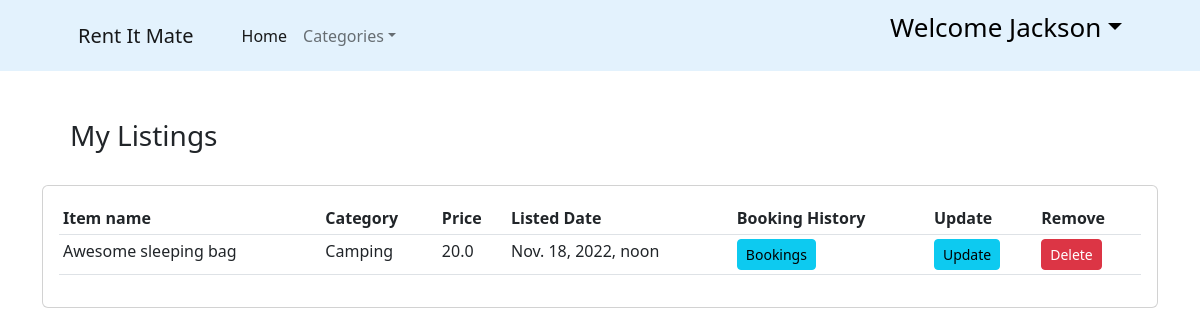
Page /my-items/2/ (signed in) on the earlier database version.
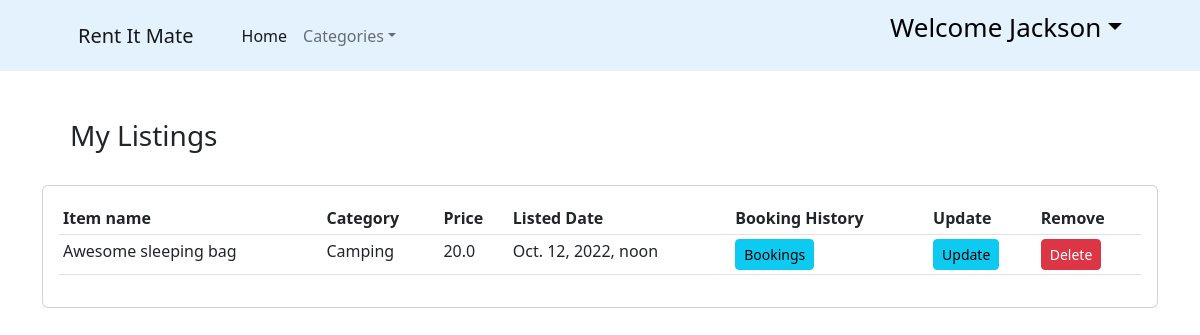
Same page on the later database version.
### ecommerce/models.py (models this page shows, shortened)
class Customer (models.Model):
    user= models.OneToOneField(User, null=True, on_delete=models.CASCADE)
    name = models.CharField(max_length=100, null=True)
    phone=models.CharField(max_length=100, null=True)
    email=models.CharField(max_length=100, null=True)
    date_created= models.DateTimeField(auto_now_add=True)
    address = models.CharField(verbose_name="Address", max_length=100, null=True, blank=True)
    town = models.CharField(verbose_name="Town/City", max_length=100, null=True, blank=True)
    post_code = models.CharField(verbose_name="Post Code", max_length=8, null=True, blank=True)
    country = models.CharField(verbose_name="Country", max_length=100, null=True, blank=True)
    latitude = models.CharField(verbose_name="Latitude", max_length=50, null=True, blank=True)
    longitude = models.CharField(verbose_name="Longitude", max_length=50, null=True, blank=True)

class Product(models.Model):
    CATEGORY = (('Camping', 'Camping'),
                ('Surfing', 'Surfing'),
                ('Kayaking', 'Kayaking'),
                )
    customer = models.ForeignKey(Customer, null=True, on_delete=models.SET_NULL)
    name = models.CharField(max_length=200, null=True)
    price = models.FloatField(null=True)
    category = models.CharField(max_length=200, null=True,choices=CATEGORY)
    description = models.CharField(max_length=200, null=True, blank=True)
    date_created= models.DateTimeField(auto_now_add=True, null=True)
    available_from = models.DateTimeField(null=True)
    available_to = models.DateTimeField(null=True)
    item_pic = models.ImageField( null=True)
    item_pic_2 = models.ImageField(null=True, blank=True)
    item_pic_3 = models.ImageField(null=True, blank=True)
    item_pic_4 = models.ImageField(null=True, blank=True)

### ecommerce/views.py (the view)
# urls.py: path('my-items/<str:pk>/', views.myitem, name='myitem'),
@login_required(login_url='login')
def myitem(request, pk):
    customer = Customer.objects.get(id=pk)
    form = ProductForm(instance=customer)
    products = Product.objects.all()
    context = {'form':form, 'customer':customer,'products':products}
    return render(request, 'my_item.html', context)

### templates/my_item.html
<!DOCTYPE html>
{% extends 'old/main.html' %}
{% load static%}
{% load crispy_forms_tags %}
	{% block content %}
			<br><br><h3>&emsp;My Listings </h3><br>
			<div class="card card-body" style="overflow-y:auto; ">
				<table class="table table-sm">
					<tr>
						<th>Item name</th>
						<th>Category</th>
						<th>Price</th>
						<th>Listed Date</th>
						<th>Booking History</th>
						<th>Update</th>
						<th>Remove</th>
					</tr>
					{% for i in products %}
						{% if i.customer == request.user.customer %}
							<tr>
								<td>{{ i.name }}</td>
								<td>{{ i.category }}</td>
								<td>{{ i.price }}</td>
								<td>{{ i.available_to }}</td>
								<td><a  class = "btn btn-sm btn-info" href="{%url 'mybookeditems' i.id  %}">Bookings</a></td>
								<td><a  class = "btn btn-sm btn-info" href="{% url 'updateitem' i.id%}">Update</a></td>
								<td><a  class = "btn btn-sm btn-danger" href="#">Delete</a></td>
							</tr>
						{%endif%}
					{% endfor %}
				</table>
			</div>
	{% endblock content %}

### templates/old/main.html (shortened to what this page needs)
<!DOCTYPE html>
{% load static %}
<html lang="en">
<head>
    <link href="https://cdn.jsdelivr.net/npm/bootstrap@5.2.1/dist/css/bootstrap.min.css" rel="stylesheet">
    <link rel="stylesheet" type="text/css" href="{% static 'cssivy/main.css' %}">
    <link href="https://cdn.jsdelivr.net/npm/bootstrap-icons@1.5.0/font/bootstrap-icons.css" rel="stylesheet" />
</head >
<body>
    <nav class="navbar navbar-expand-lg navbar-light bg-grey" style="background-color: #e3f2fd;">
            <div class="container px-4 px-lg-5">
                <a class="navbar-brand" href="{% url 'index' %}">Rent It Mate</a>
                <div class="collapse navbar-collapse" id="navbarSupportedContent">
                    <ul class="navbar-nav me-auto mb-2 mb-lg-0 ms-lg-4">
                        <li class="nav-item"><a class="nav-link active" aria-current="page" href="{% url 'index' %}">Home</a></li>
                        <li class="nav-item dropdown">
                            <a class="nav-link dropdown-toggle" id="navbarDropdown" href="#" role="button" data-bs-toggle="dropdown" aria-expanded="false">Categories</a>
                        </li>
                    </ul>
                    <form class="d-flex">
                        {% if request.user.is_authenticated %}
                                <ul class="nav-item dropdown">
                                        <a class="nav-link dropdown-toggle" style="text-decoration:none; font-size:26px; color:black;" id="navbarDropdown1" href="#" role="button" data-bs-toggle="dropdown" aria-expanded="false">Welcome {{request.user.customer.name}}</a>
                                </ul>
                        {% else %}
                            <button class="btn btn-outline-dark" style=" background:#9A9E9F" type="submit" >
                                <a href="{% url 'login' %}" style="text-decoration: none; color:black" >Login</a>
                            </button>
                        {% endif%}
                    </form>
                </div>
            </div>
        </nav>
    <div class="container">
        {% block content %}
        {% endblock content %}
    </div>
</body>
</html>

### static/cssivy/main.css (style rules this page uses)
body { background-color : white; }

Differences in the rows shown:
changed Product "Awesome sleeping bag": available_to "Nov. 18, 2022, noon" → "Oct. 12, 2022, noon"
